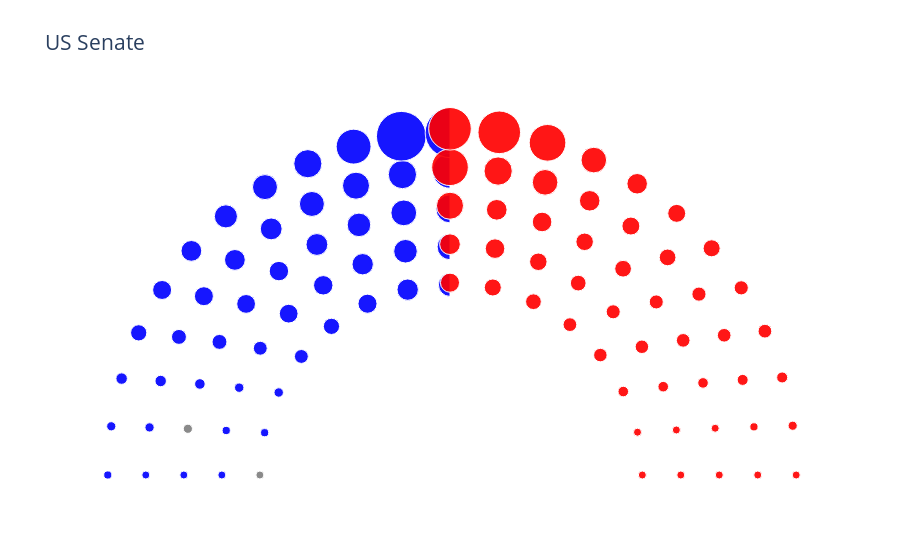

The cell this chart's notebook holds for it:
### Code cell
# # ....uhh is this.... used?
# r_vals = [a[0] for a in dem_coords] + [a[0] for a in rep_coords]
# theta_vals = [a[1] for a in dem_coords] + [a[1] for a in rep_coords]




# democrat side
fig.add_trace(go.Scatterpolar(
        r = [a[0] for a in dem_coords],
        theta = [a[1] for a in dem_coords],
        text=list(Ds['Senator']),
        mode = 'markers',
        marker = dict(
            color = Ds['color'],
            size = list(Ds['Population']),
            sizemode = 'area',
            sizeref = 2.*40000000/(50.**2),
            sizemin = 4)
    ), 1, 1)

# republican side
fig.add_trace(go.Scatterpolar(
        r = [a[0] for a in rep_coords],
        theta = [a[1] for a in rep_coords],
        text = list(Rs['Senator']),
        mode = 'markers',
        marker = dict(
            color = Rs['color'],
            size = list(Rs['Population']),
            sizemode = 'area',
            sizeref = 2.*40000000/(50.**2),
            sizemin = 4)
    ), 1, 2)

# @TODO: Draw line around 18 top senators


fig.update_layout(
    title = "US Senate",
    font_size = 15,
    showlegend = False,
    polar = dict(
        sector = [90,180],
        bgcolor = "white",
        angularaxis = dict(showline=False,showticklabels=False, ticks=''),
        radialaxis = dict(showline=False, showticklabels=False, ticks='')
    ),
    polar2 = dict(
        sector = [0, 90],
        bgcolor = "white",
        angularaxis = dict(showline=False,showticklabels=False, ticks=''),
        radialaxis = dict(showline = False,showticklabels=False, ticks='')
    ),
    paper_bgcolor = "white"
)



fig.show()

### Figure 1 — Plotly figure (JSON) as saved in the notebook; plotly's stock layout.template omitted (floating-point values rounded to 4 significant figures)
{"data": [{"marker": {"color": ["gray", "blue", "blue", "blue", "blue", "blue", "blue", "gray", "blue", "blue", "blue", "blue", "blue", "blue", "blue", "blue", "blue", "blue", "blue", "blue", "blue", "blue", "blue", "blue", "blue", "blue", "blue", "blue", "blue", "blue", "blue", "blue", "blue", "blue", "blue", "blue", "blue", "blue", "blue", "blue", "blue", "blue", "blue", "blue", "blue", "blue", "blue", "blue", "blue", "blue"], "size": [623989, 623989, 973764, 973764, 1059361, 1059361, 1068778, 1344212, 1359711, 1359711, 1415872, 1415872, 1792147, 2096829, 2096829, 3080156, 3080156, 3565287, 3565287, 4217737, 4217737, 5639632, 5639632, 5758736, 5758736, 5822434, 6045680, 6045680, 6892503, 6892503, 7278717, 7278717, 7614893, 7614893, 8535519, 8535519, 8882190, 8882190, 9986857, 9986857, 10617423, 10617423, 11689100, 12671821, 12671821, 12801989, 19453561, 19453561, 39512223, 39512223], "sizemin": 4, "sizemode": "area", "sizeref": 32000}, "mode": "markers", "r": [5, 6, 7, 8, 9, 5, 6, 7, 8, 9, 5, 6, 7, 8, 9, 5, 6, 7, 8, 9, 5, 6, 7, 8, 9, 5, 6, 7, 8, 9, 5, 6, 7, 8, 9, 5, 6, 7, 8, 9, 6, 7, 8, 9, 7, 8, 9, 8, 9, 9], "subplot": "polar", "text": ["Bernie Sanders", "Patrick Leahy", "Chris Coons", "Tom Carper", "Jack Reed", "Sheldon Whitehouse", "Jon Tester", "Angus King", "Maggie Hassan", "Jeanne Shaheen", "Brian Schatz", "Mazie Hirono", "Joe Manchin", "Martin Heinrich", "Ben Ray Luján", "Catherine Cortez Masto", "Jacky Rosen", "Chris Murphy", "Richard Blumenthal", "Ron Wyden", "Jeff Merkley", "Tina Smith", "Amy Klobuchar", "Michael Bennet", "John Hickenlooper", "Tammy Baldwin", "Chris Van Hollen", "Ben Cardin", "Ed Markey", "Elizabeth Warren", "Kyrsten Sinema", "Mark Kelly", "Maria Cantwell", "Patty Murray", "Tim Kaine", "Mark Warner", "Bob Menendez", "Cory Booker", "Gary Peters", "Debbie Stabenow", "Jon Ossoff", "Raphael Warnock", "Sherrod Brown", "Tammy Duckworth", "Dick Durbin", "Bob Casey Jr.", "Chuck Schumer", "Kirsten Gillibrand", "Dianne Feinstein", "Alex Padilla"], "theta": [180, 180, 180, 180, 180, 167.1, 168.8, 170, 171, 171.8, 154.3, 157.5, 160, 162, 163.6, 141.4, 146.2, 150, 153, 155.5, 128.6, 135, 140, 144, 147.3, 115.7, 123.8, 130, 135, 139.1, 102.9, 112.5, 120, 126, 130.9, 90, 101.2, 110, 117, 122.7, 90, 100, 108, 114.5, 90, 99, 106.4, 90, 98.18, 90], "type": "scatterpolar"}, {"marker": {"color": ["red", "red", "red", "red", "red", "red", "red", "red", "red", "red", "red", "red", "red", "red", "red", "red", "red", "red", "red", "red", "red", "red", "red", "red", "red", "red", "red", "red", "red", "red", "red", "red", "red", "red", "red", "red", "red", "red", "red", "red", "red", "red", "red", "red", "red", "red", "red", "red", "red", "red"], "size": [578759, 578759, 731545, 731545, 762062, 762062, 884659, 884659, 1068778, 1344212, 1787065, 1787065, 1792147, 1934408, 1934408, 2913314, 2913314, 2976149, 2976149, 3017804, 3017804, 3155070, 3155070, 3205958, 3205958, 3956971, 3956971, 4467673, 4467673, 4648794, 4648794, 4903185, 4903185, 5148714, 5148714, 5822434, 6137428, 6137428, 6732219, 6732219, 6829174, 6829174, 10488084, 10488084, 11689100, 12801989, 21477737, 21477737, 28995881, 28995881], "sizemin": 4, "sizemode": "area", "sizeref": 32000}, "mode": "markers", "r": [5, 6, 7, 8, 9, 5, 6, 7, 8, 9, 5, 6, 7, 8, 9, 5, 6, 7, 8, 9, 5, 6, 7, 8, 9, 5, 6, 7, 8, 9, 5, 6, 7, 8, 9, 5, 6, 7, 8, 9, 6, 7, 8, 9, 7, 8, 9, 8, 9, 9], "subplot": "polar2", "text": ["Cynthia Lummis", "John Barrasso", "Lisa Murkowski", "Dan Sullivan", "John Hoeven", "Kevin Cramer", "Mike Rounds", "John Thune", "Steve Daines", "Susan Collins", "Mike Crapo", "Jim Risch", "Shelley Moore Capito", "Deb Fischer", "Ben Sasse", "Jerry Moran", "Roger Marshall", "Cindy Hyde-Smith", "Roger Wicker", "John Boozman", "Tom Cotton", "Joni Ernst", "Chuck Grassley", "Mitt Romney", "Mike Lee", "James Lankford", "Jim Inhofe", "Mitch McConnell", "Rand Paul", "Bill Cassidy", "John Kennedy", "Richard Shelby", "Tommy Tuberville", "Tim Scott", "Lindsey Graham", "Ron Johnson", "Roy Blunt", "Josh Hawley", "Mike Braun", "Todd Young", "Marsha Blackburn", "Bill Hagerty", "Richard Burr", "Thom Tillis", "Rob Portman", "Pat Toomey", "Rick Scott", "Marco Rubio", "Ted Cruz", "John Cornyn"], "theta": [0, 0, 0, 0, 0, 12.86, 11.25, 10, 9, 8.182, 25.71, 22.5, 20, 18, 16.36, 38.57, 33.75, 30, 27, 24.55, 51.43, 45, 40, 36, 32.73, 64.29, 56.25, 50, 45, 40.91, 77.14, 67.5, 60, 54, 49.09, 90, 78.75, 70, 63, 57.27, 90, 80, 72, 65.45, 90, 81, 73.64, 90, 81.82, 90], "type": "scatterpolar"}, {"marker": {"color": ["gray", "blue", "blue", "blue", "blue", "blue", "blue", "gray", "blue", "blue", "blue", "blue", "blue", "blue", "blue", "blue", "blue", "blue", "blue", "blue", "blue", "blue", "blue", "blue", "blue", "blue", "blue", "blue", "blue", "blue", "blue", "blue", "blue", "blue", "blue", "blue", "blue", "blue", "blue", "blue", "blue", "blue", "blue", "blue", "blue", "blue", "blue", "blue", "blue", "blue"], "size": [623989, 623989, 973764, 973764, 1059361, 1059361, 1068778, 1344212, 1359711, 1359711, 1415872, 1415872, 1792147, 2096829, 2096829, 3080156, 3080156, 3565287, 3565287, 4217737, 4217737, 5639632, 5639632, 5758736, 5758736, 5822434, 6045680, 6045680, 6892503, 6892503, 7278717, 7278717, 7614893, 7614893, 8535519, 8535519, 8882190, 8882190, 9986857, 9986857, 10617423, 10617423, 11689100, 12671821, 12671821, 12801989, 19453561, 19453561, 39512223, 39512223], "sizemin": 4, "sizemode": "area", "sizeref": 32000}, "mode": "markers", "r": [5, 6, 7, 8, 9, 5, 6, 7, 8, 9, 5, 6, 7, 8, 9, 5, 6, 7, 8, 9, 5, 6, 7, 8, 9, 5, 6, 7, 8, 9, 5, 6, 7, 8, 9, 5, 6, 7, 8, 9, 6, 7, 8, 9, 7, 8, 9, 8, 9, 9], "subplot": "polar", "text": ["Bernie Sanders", "Patrick Leahy", "Chris Coons", "Tom Carper", "Jack Reed", "Sheldon Whitehouse", "Jon Tester", "Angus King", "Maggie Hassan", "Jeanne Shaheen", "Brian Schatz", "Mazie Hirono", "Joe Manchin", "Martin Heinrich", "Ben Ray Luján", "Catherine Cortez Masto", "Jacky Rosen", "Chris Murphy", "Richard Blumenthal", "Ron Wyden", "Jeff Merkley", "Tina Smith", "Amy Klobuchar", "Michael Bennet", "John Hickenlooper", "Tammy Baldwin", "Chris Van Hollen", "Ben Cardin", "Ed Markey", "Elizabeth Warren", "Kyrsten Sinema", "Mark Kelly", "Maria Cantwell", "Patty Murray", "Tim Kaine", "Mark Warner", "Bob Menendez", "Cory Booker", "Gary Peters", "Debbie Stabenow", "Jon Ossoff", "Raphael Warnock", "Sherrod Brown", "Tammy Duckworth", "Dick Durbin", "Bob Casey Jr.", "Chuck Schumer", "Kirsten Gillibrand", "Dianne Feinstein", "Alex Padilla"], "theta": [180, 180, 180, 180, 180, 167.1, 168.8, 170, 171, 171.8, 154.3, 157.5, 160, 162, 163.6, 141.4, 146.2, 150, 153, 155.5, 128.6, 135, 140, 144, 147.3, 115.7, 123.8, 130, 135, 139.1, 102.9, 112.5, 120, 126, 130.9, 90, 101.2, 110, 117, 122.7, 90, 100, 108, 114.5, 90, 99, 106.4, 90, 98.18, 90], "type": "scatterpolar"}, {"marker": {"color": ["red", "red", "red", "red", "red", "red", "red", "red", "red", "red", "red", "red", "red", "red", "red", "red", "red", "red", "red", "red", "red", "red", "red", "red", "red", "red", "red", "red", "red", "red", "red", "red", "red", "red", "red", "red", "red", "red", "red", "red", "red", "red", "red", "red", "red", "red", "red", "red", "red", "red"], "size": [578759, 578759, 731545, 731545, 762062, 762062, 884659, 884659, 1068778, 1344212, 1787065, 1787065, 1792147, 1934408, 1934408, 2913314, 2913314, 2976149, 2976149, 3017804, 3017804, 3155070, 3155070, 3205958, 3205958, 3956971, 3956971, 4467673, 4467673, 4648794, 4648794, 4903185, 4903185, 5148714, 5148714, 5822434, 6137428, 6137428, 6732219, 6732219, 6829174, 6829174, 10488084, 10488084, 11689100, 12801989, 21477737, 21477737, 28995881, 28995881], "sizemin": 4, "sizemode": "area", "sizeref": 32000}, "mode": "markers", "r": [5, 6, 7, 8, 9, 5, 6, 7, 8, 9, 5, 6, 7, 8, 9, 5, 6, 7, 8, 9, 5, 6, 7, 8, 9, 5, 6, 7, 8, 9, 5, 6, 7, 8, 9, 5, 6, 7, 8, 9, 6, 7, 8, 9, 7, 8, 9, 8, 9, 9], "subplot": "polar2", "text": ["Cynthia Lummis", "John Barrasso", "Lisa Murkowski", "Dan Sullivan", "John Hoeven", "Kevin Cramer", "Mike Rounds", "John Thune", "Steve Daines", "Susan Collins", "Mike Crapo", "Jim Risch", "Shelley Moore Capito", "Deb Fischer", "Ben Sasse", "Jerry Moran", "Roger Marshall", "Cindy Hyde-Smith", "Roger Wicker", "John Boozman", "Tom Cotton", "Joni Ernst", "Chuck Grassley", "Mitt Romney", "Mike Lee", "James Lankford", "Jim Inhofe", "Mitch McConnell", "Rand Paul", "Bill Cassidy", "John Kennedy", "Richard Shelby", "Tommy Tuberville", "Tim Scott", "Lindsey Graham", "Ron Johnson", "Roy Blunt", "Josh Hawley", "Mike Braun", "Todd Young", "Marsha Blackburn", "Bill Hagerty", "Richard Burr", "Thom Tillis", "Rob Portman", "Pat Toomey", "Rick Scott", "Marco Rubio", "Ted Cruz", "John Cornyn"], "theta": [0, 0, 0, 0, 0, 12.86, 11.25, 10, 9, 8.182, 25.71, 22.5, 20, 18, 16.36, 38.57, 33.75, 30, 27, 24.55, 51.43, 45, 40, 36, 32.73, 64.29, 56.25, 50, 45, 40.91, 77.14, 67.5, 60, 54, 49.09, 90, 78.75, 70, 63, 57.27, 90, 80, 72, 65.45, 90, 81, 73.64, 90, 81.82, 90], "type": "scatterpolar"}], "layout": {"font": {"size": 15}, "paper_bgcolor": "white", "polar": {"angularaxis": {"showline": false, "showticklabels": false, "ticks": ""}, "bgcolor": "white", "domain": {"x": [0, 0.5], "y": [0, 1]}, "radialaxis": {"showline": false, "showticklabels": false, "ticks": ""}, "sector": [90, 180]}, "polar2": {"angularaxis": {"showline": false, "showticklabels": false, "ticks": ""}, "bgcolor": "white", "domain": {"x": [0.5, 1], "y": [0, 1]}, "radialaxis": {"showline": false, "showticklabels": false, "ticks": ""}, "sector": [0, 90]}, "showlegend": false, "title": {"text": "US Senate"}}}
